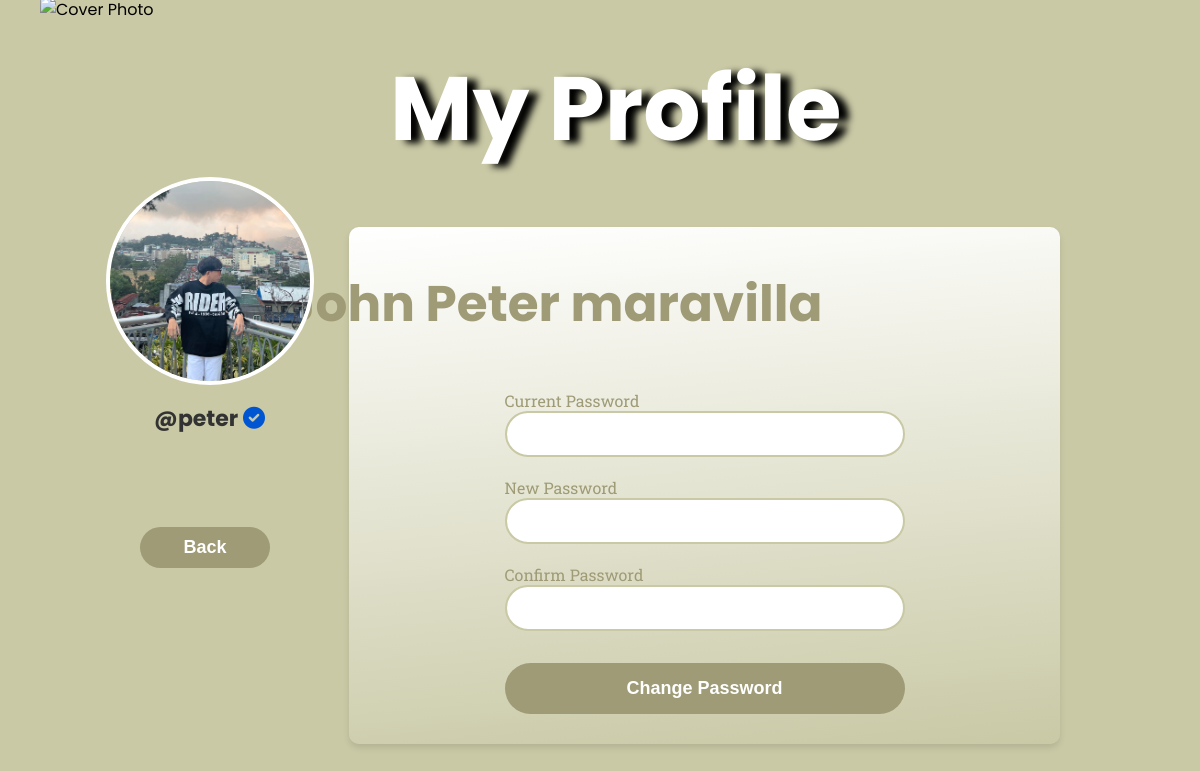
The app's page /changepass.php (signed in) with its own data.
### tables this page shows
CREATE TABLE `user_account` (
  `id` int(11) NOT NULL,
  `userName` varchar(255) NOT NULL,
  `email` varchar(255) NOT NULL,
  `passwords` varchar(255) NOT NULL,
  `statuss` varchar(255) NOT NULL,
  `attempt` int(255) NOT NULL,
  `Addresss` varchar(255) NOT NULL,
  `ContactNum` varchar(255) NOT NULL,
  `profile_picture` varchar(255) NOT NULL,
  `Fname` varchar(255) NOT NULL,
  `Lname` varchar(255) NOT NULL,
  `addresss2` varchar(255) NOT NULL,
  `verified` varchar(255) NOT NULL
);

### changepass.php (the view, shortened to what this page needs)
<?php
include('connection.php');
$username = $_SESSION['username'];
$query = "SELECT * FROM user_account WHERE userName = ?";
$stmt = $conn->prepare($query);
$stmt->bind_param("s", $username);
$stmt->execute();
$result = $stmt->get_result();
if ($result->num_rows > 0) {
    $user = $result->fetch_assoc();
} else {
    echo "<script>
            alert('User not found!');
            window.location.href = 'login.php';
          </script>";
    exit();
}
$query = "SELECT * FROM user_account WHERE userName = ?";
$stmt = $conn->prepare($query);
$stmt->bind_param("s", $username);
$stmt->execute();
$result = $stmt->get_result();
if ($result->num_rows > 0) {
    $user = $result->fetch_assoc();
} else {
    exit();
}
?>
<!DOCTYPE html>
<html lang="en">
<head>
    <link rel="stylesheet" href="changepass.css">
    <link rel="stylesheet" href="https://cdnjs.cloudflare.com/ajax/libs/font-awesome/6.0.0-beta3/css/all.min.css">
</head>
<body>
    <div class="profile-container">
        <div class="cover-photo">
            <h1 class="title1">My Profile</h1>
            <img src="coverimg.jpeg" alt="Cover Photo" class="cover-photo-img">
        </div>
        <div class="profile-info-container">
            <div class="profile-left">
                <a href="profile.php">
                    <button class="back-btn">Back</button>
                </a>
                <div class="profile-photo">
                    <img src="<?= !empty($user['profile_picture']) ? $user['profile_picture'] : 'user.png' ?>" alt="Profile Picture" id="profile-image">
                </div>
                <div class="username">
    <p>@<?= htmlspecialchars($user['userName']) ?>
    <?php
    if ($user['verified'] === 'verified'):
        echo "<i class='fas fa-check-circle' style='color: #0056D2;'></i>";
    endif;
    ?>
    </p>
</div>
            </div>
            <div class="profile-right">
                <h1><?= htmlspecialchars($user['Fname']) . ' ' . htmlspecialchars($user['Lname']) ?></h1>
                <form method="POST" class="change-password-form">
                    <div class="change-password-row">
                        <label for="current_password">Current Password</label>
                        <input type="password" id="current_password" name="current_password" required>
                    </div>
                    <div class="change-password-row">
                        <label for="new_password">New Password</label>
                        <input type="password" id="new_password" name="new_password" required>
                    </div>
                    <div class="change-password-row">
                        <label for="confirm_password">Confirm Password</label>
                        <input type="password" id="confirm_password" name="confirm_password" required>
                    </div>
                    <button type="submit" name="change_password" class="update-btn">Change Password</button>
                </form>
            </div>
        </div>
    </div>
</body>
</html>

### changepass.css (style rules this page uses)
body { display: flex; justify-content: center; align-items: center; min-height: 100vh; background-color: #C9C9A6; font-family: 'Poppins', sans-serif; margin: 0; }
.profile-container { margin-top: -60px; display: flex; flex-direction: column; align-items: center; width: 100%; padding: 40px; }
.cover-photo { width: 100%; height: 300px; position: relative; overflow: hidden; background-color: #C9C9A6; }
.cover-photo-img { width: 100%; height: 100%; object-fit: cover; }
.profile-info-container { display: flex; justify-content: center; align-items: flex-start; gap: 50px; width: 100%; position: relative; z-index: 2; margin-top: -70px; }
.profile-left { display: flex; flex-direction: column; align-items: center; position: relative; z-index: 3; margin-top: -50px; width: 350px; }
.profile-photo img { width: 200px; height: 200px; border-radius: 50%; object-fit: cover; border: 4px solid white; }
.username p { font-size: 22px; font-weight: bold; color: #333; margin-top: 10px; }
.profile-right { flex-grow: 1; display: flex; flex-direction: column; gap: 20px; width: 60%; background: linear-gradient(-5deg, #C9C9A6, #fff); ; margin-left: -80px; margin-right: 100px; border-radius: 10px; padding: 30px; box-shadow: 0px 4px 6px rgba(0, 0, 0, 0.1); align-items: center; }
.profile-right h1 { font-weight: bold; color: #9E9B76; font-size: 50px; margin-left: -300px; margin-top: 10px; margin-bottom: 28px; }
.change-password-form { display: flex; flex-direction: column; gap: 20px; width: 100%; max-width: 400px; align-items: center; }
.change-password-row { display: flex; flex-direction: column; width: 100%; }
.change-password-row label { font-size: 16px; font-family: 'Roboto Slab', serif; color: #9E9B76; }
.change-password-row input { padding: 12px; font-size: 16px; font-weight: 600; border: 2px solid #C9C9A6; border-radius: 50px; width: 100%; background-color: #ffffff; box-sizing: border-box; color: #9E9B76; }
button { margin-top: 3%; width: 100%; padding: 15px; font-size: 18px; background: #9E9B76; color: #ffffff; border: none; border-radius: 50px; cursor: pointer; font-weight: bold; transition: background-color 0.3s ease; }
.back-btn { position: absolute; top: 340px; background-color: #9E9B76; left: 100px; color: white; padding: 10px 15px; border: none; border-radius: 50px; cursor: pointer; width: 130px; margin-bottom: 20px; }
.cover-photo .title1 { position: absolute; font-size: 90px; top: -15px; font-weight: bold; left: 350px; color: #fff; text-shadow: 10px 3px 7px rgba(0, 0, 0, 1); }

### records on screen
user_account: profile_picture (picture), userName "peter", Fname "John Peter", Lname "maravilla"
